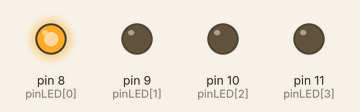
Recording of a sketch running on a simulated Arduino Uno, built with avr-gcc and run on an emulated ATmega328P. On the bench: output pins drawn as LEDs (lit = HIGH).

Above: at 0.5 s.
At 3.5 s:
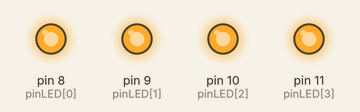
At 4.5 s:
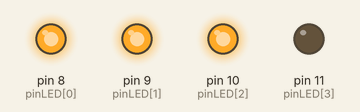
At 7.5 s:
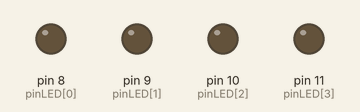
At 9.5 s:
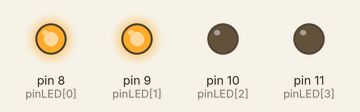
Timing chart, 0 to 10.4 s (numbered marks = the images above):
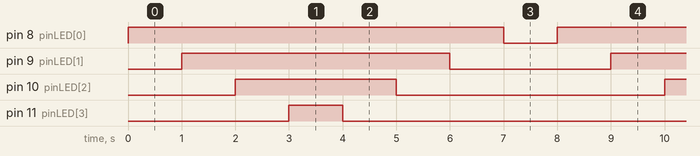

Measured:
- by itself, pin 8 (pinLED[0]): alternates HIGH for 7.0 s and LOW for 1.0 s
- by itself, pin 9 (pinLED[1]): alternates HIGH for 5.0 s and LOW for 3.0 s
- by itself, pin 10 (pinLED[2]): alternates HIGH for 3.0 s and LOW for 5.0 s
- by itself, pin 11 (pinLED[3]): alternates HIGH for 1.0 s and LOW for 7.0 s

The sketch:

nomor2.ino
```cpp
int pinLED[] = {8, 9, 10, 11};
int timeDelay = 1000;
//AMIR HUSEIN 181344003
void setup() {
  for(int i=0; i<4; i++){
    pinMode(pinLED[i], OUTPUT);
  }
}

void loop() {
  for(int i=0; i<4;i++){
    nyala(pinLED[i]);
  }
  for(int i=3; i>=0;i--){
    mati(pinLED[i]);
  }
}

void nyala(int indexLED){
  digitalWrite(indexLED, HIGH);
  delay(timeDelay);
}

void mati(int indexLED){
  digitalWrite(indexLED, LOW);
  delay(timeDelay);
}
```
